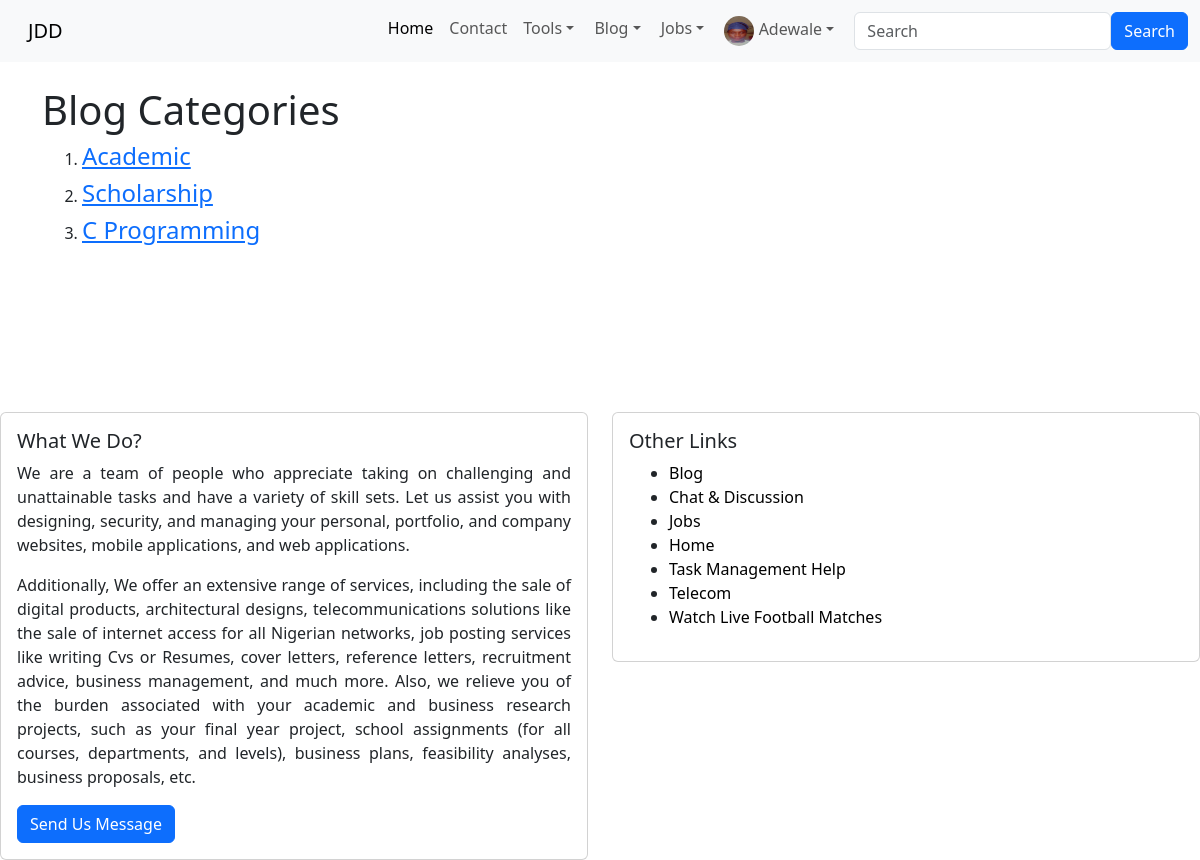
The app's page /view_category/ (signed in) with its own data.
### index/models.py (models this page shows, shortened)
class Profile(models.Model):
    user = models.OneToOneField(User, null=True, on_delete=models.CASCADE)
    bio = RichTextField(blank=True, null=True)
    profile_pic = models.ImageField(null=True, blank=True, upload_to="images/profile/")
    linkedln_url = models.CharField(max_length=255, blank=True, null=True)
    facebook_url =  models.CharField(max_length=255, blank=True, null=True)
    twitter_url= models.CharField(max_length=255, blank=True, null=True)
    instagram_url =  models.CharField(max_length=255, blank=True, null=True)
    whatsapp_url= models.CharField(max_length=255, blank=True, null=True)
    github_url=  models.CharField(max_length=255, blank=True, null=True)
    website_url= models.CharField(max_length=255, blank=True, null=True)
    email_url= models.CharField(max_length=255, blank=True, null=True)

class BlogCategory(models.Model):
    name = models.CharField(max_length= 150, unique=True)
    class Meta:
        verbose_name_plural = 'Blog Category'
    def __str__(self):
        return self.name

### index/views.py (the view)
# urls.py: path('view_category/', views.ListCategory, name='view_category'),
def ListCategory(request):
    category_list = models.BlogCategory.objects.all()
    return render(request, 'home/category_list.html', {
            'category_list': category_list
    })

### index/templates/home/category_list.html (shortened to what this page needs)
{% extends 'home/base.html' %}
{% block body %}
<h1>Blog Categories</h1>
    {% if category_list %}
        <ol>
            {% for item in category_list %}
            <li>
                <h4><a href="{% url 'index:category_list' item %}">  {{item}} </a></h4>
            </li>
{% endfor %} <br><br>
    </ol>
    {% endif %}
{% endblock %}

### index/templates/home/base.html (shortened to what this page needs)
{% load static %}
{% load humanize %}
<!doctype html>
<html lang="en" >
  <head>
    <link rel="stylesheet" href="https://cdn.jsdelivr.net/npm/bootstrap@5.3.0-alpha3/dist/css/bootstrap.rtl.min.css">
  </head>
  <header>
    <nav class="navbar navbar-expand-lg bg-body-tertiary">
      <div class="container-fluid">
        <a class="navbar-brand" href="{% url 'index:home' %}">JDD</a>
        <div class="collapse navbar-collapse" id="navbarSupportedContent">
          <ul class="navbar-nav me-auto mb-2 mb-lg-0">
            <li class="nav-item">
            <a class="nav-link active" aria-current="page" href="{% url 'index:home' %}">Home</a>
            </li>
            <li class="nav-item">
              <a class="nav-link" href="{% url 'contact:contact' %}">Contact</a>
            </li>
            <li class="nav-item dropdown">
              <a class="nav-link dropdown-toggle" href="#" role="button"
              data-bs-toggle="dropdown" aria-expanded="false">
              Tools
              </a>
            </li>
            {% if user.is_authenticated %}
            <li class="nav-item dropdown">
              <a class="nav-link dropdown-toggle" href="{% url 'index:blog_list' %}" role="button"
              data-bs-toggle="dropdown" aria-expanded="false">
              Blog
              </a>
            </li>
            <li class="nav-item dropdown">
              <a class="nav-link dropdown-toggle" href="{% url 'index:blog_list' %}" role="button"
              data-bs-toggle="dropdown" aria-expanded="false">
               Jobs
              </a>
            </li>
                  <li class="nav-item dropdown">
                    <a class="nav-link dropdown-toggle" href="" role="button"
                    data-bs-toggle="dropdown" aria-expanded="false">
                    {% if user.profile.profile_pic %}
                    <img src="{{ user.profile.profile_pic.url }}" class="rounded-circle" alt="Author profile image" width="30" height="30"> {{ user }}
                    {% else %}
                        <img src="{% static 'images/profile_user_icon.png' %}" class="rounded-circle" alt="Default profile image" width="20" height="20"> {{user}}
                    {% endif %}
                    </a>
                  </li>
            {% endif %}
          </ul>
          {% include 'home/search.html' %}
        </div>
      </div>
    </nav>
  </header>
  <body>
    <div class="container"> <br>
        {% block body %} {% endblock %}
      </div>
  </body>
  <footer>
<br><br><br><br>
    <div class="row">
      <div class="col-sm-6 mb-3 mb-sm-0">
        <div class="card">
          <div class="card-body">
            <h5 class="card-title">What We Do?</h5>
            <p class="card-text" style="text-align: justify;">
              We are a team of people who appreciate taking on challenging and unattainable tasks and have a variety of skill sets.
              Let us assist you with designing, security, and managing your personal, portfolio, and company websites,
              mobile applications, and web applications.
            </p>
            <p style="text-align: justify;">
               Additionally, We offer an extensive range of services, including the sale of digital products, architectural designs, telecommunications solutions
              like the sale of internet access for all Nigerian networks, job posting services like writing Cvs or Resumes,
              cover letters, reference letters, recruitment advice, business management, and much more.
              Also, we relieve you of the burden associated with your academic and business research projects, such
              as your final year project, school assignments (for all courses, departments, and levels), business plans,
              feasibility analyses, business proposals, etc.
            </p>
            <a href="{% url 'contact:contact' %}" class="btn btn-primary">Send Us Message</a>
          </div>
        </div>
      </div>
      <div class="col-sm-6">
        <div class="card">
          <div class="card-body">
            <h5 class="card-title">Other Links</h5>
            <ul>
              <li><a href="{% url 'index:blog_list' %}" class="footer-link">Blog</a></li>
              <li><a href="{% url 'discussion:discuss_list' %}" class="footer-link">Chat & Discussion</a></li>
              <li><a href="{% url 'jobs:job_list' %}" class="footer-link">Jobs</a></li>
              <li><a href="{% url 'index:home' %}" class="footer-link">Home</a></li>
              <li><a href="{% url 'tasks:tasks_list' %}" class="footer-link">Task Management Help</a></li>
              <li ><a  href="{% url 'index:telecom' %}" target='_blank' class="footer-link">Telecom</a></li>
              <li><a href="https://afr.808scoretv.com/" class="footer-link" target="_blank">Watch Live Football Matches</a></li>
            </ul>
          </div>
        </div>
      </div>
    </div>
  </footer>
</html>

### index/templates/home/base.html (style rules this page uses)
.footer-link { text-decoration: none; color: black; }

### records on screen
BlogCategory: name "Academic"
BlogCategory: name "Scholarship"
BlogCategory: name "C Programming"

### other values on screen
{{ user }} "Adewale"
